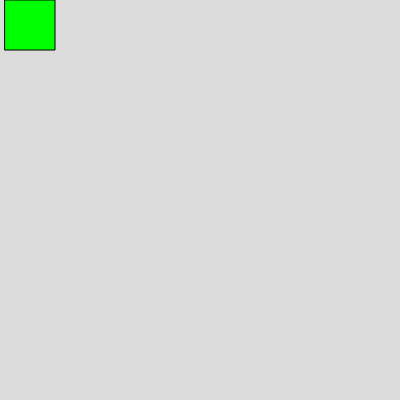
Frame 1 (no input)
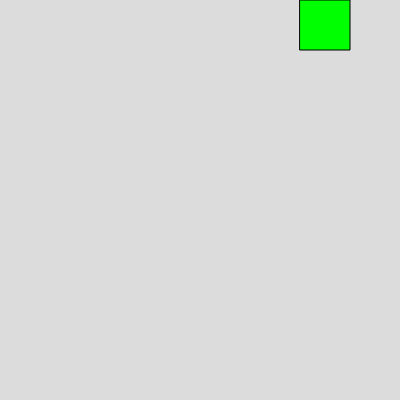
Frame 60 (no input)
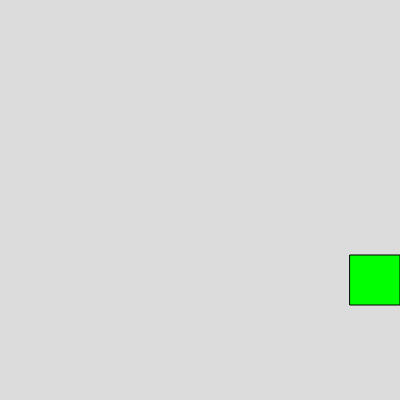
Frame 120 (the mouse pressed at the canvas centre since frame 60)

The p5.js sketch that drew these frames (run headless with seeded random() and noise() and a simulated clock; from frame 60 on, the mouse is pressed at the canvas centre):

// p5.js sketch
// ── sketch.js
// Project Title
// Your Name
// Date
//
// Extra for Experts:
// - describe what you did to take this project "above and beyond"


let x = 0;
let y = 0;
let squareSize = 50;
let speed = 5;
let state = "right";

function setup() {
  createCanvas(400, 400);
}

function draw() {
  background(220);
  moveSquare();
  displaySquare();
}

function moveSquare() {
  if (state === "right") {
    x += speed;
    if (x >= width - squareSize) {
      state = "down";
    }
  }
  
  if (state === "down") {
    y += speed;
    if (y >= height - squareSize) {
      state = "left";
    }
  }
  
  if (state === "left") {
    x -= speed;
    if (x <= 0) {
      state = "up";
    }
  }
  
  if (state === "up") {
    y -= speed;
    if (y <= 0) {
      state = "right";
    }
  }
}

function displaySquare() {
  fill("lime");
  square(x, y, squareSize);
}
